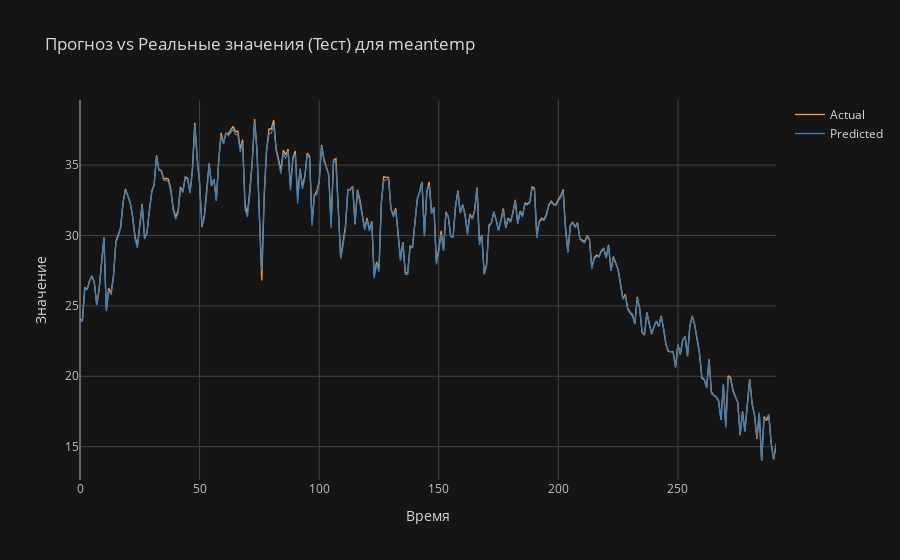
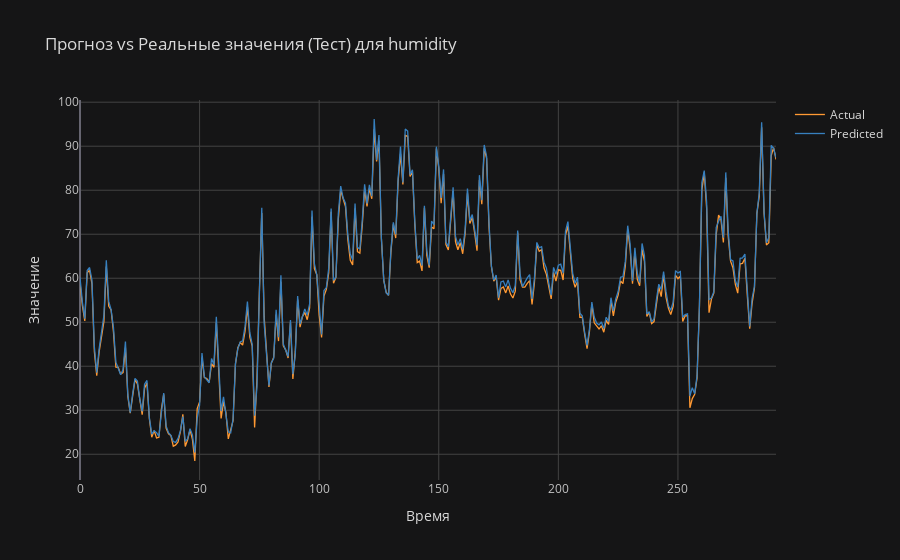
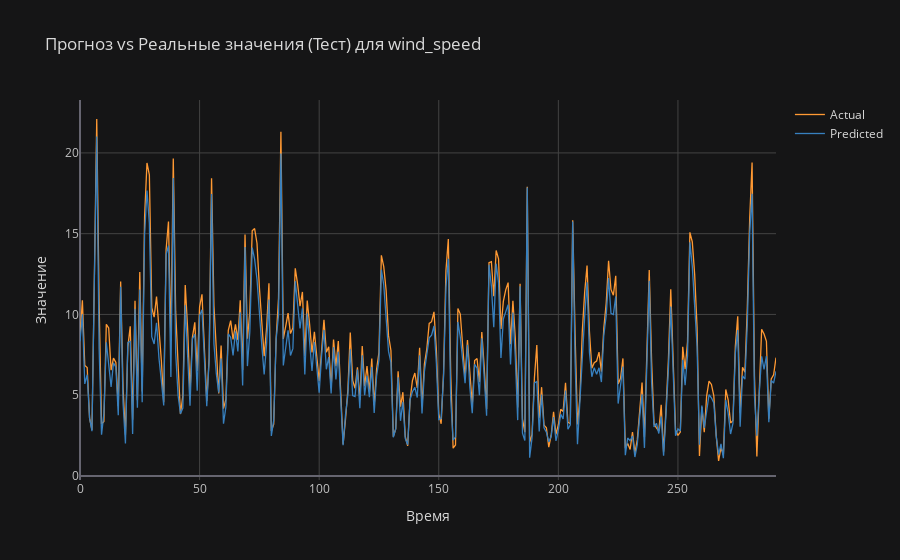
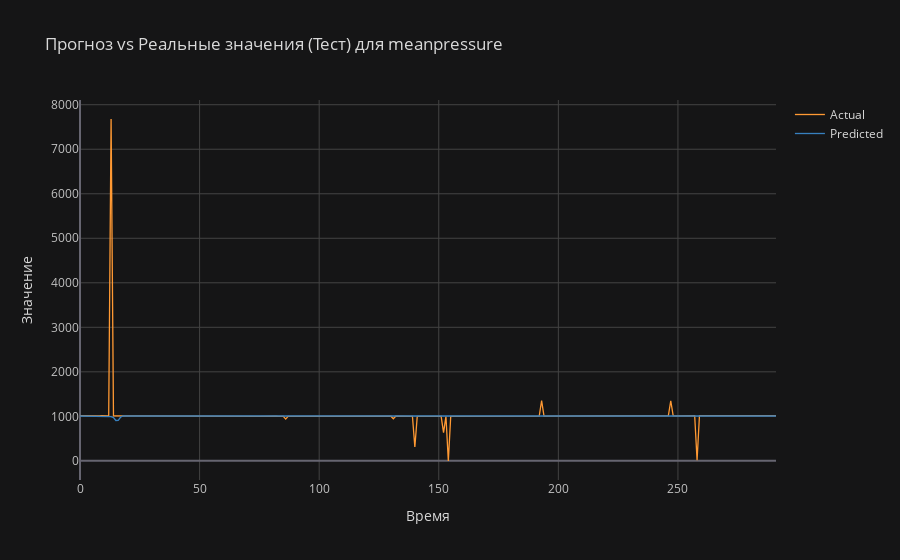

Notebook cell for these charts, in order:
### Code cell
# Визуализация результатов обучения модели
predictions_meantemp, y_test_actual_meantemp = trainer_meantemp.evaluate_model(X_test_meantemp, y_test_meantemp, preprocess_meantemp.scaler)
trainer_meantemp.plot_results(predictions_meantemp, y_test_actual_meantemp, preprocess_meantemp.feature_column)

predictions_humidity, y_test_actual_humidity = trainer_humidity.evaluate_model(X_test_humidity, y_test_humidity, preprocess_humidity.scaler)
trainer_humidity.plot_results(predictions_humidity, y_test_actual_humidity, preprocess_humidity.feature_column)

predictions_wind_speed, y_test_actual_wind_speed = trainer_wind_speed.evaluate_model(X_test_wind_speed, y_test_wind_speed, preprocess_wind_speed.scaler)
trainer_wind_speed.plot_results(predictions_wind_speed, y_test_actual_wind_speed, preprocess_wind_speed.feature_column)

predictions_meanpressure, y_test_actual_meanpressure = trainer_meanpressure.evaluate_model(X_test_meanpressure, y_test_meanpressure, preprocess_meanpressure.scaler)
trainer_meanpressure.plot_results(predictions_meanpressure, y_test_actual_meanpressure, preprocess_meanpressure.feature_column)

### Figure 1 — Plotly figure (JSON) as saved in the notebook; plotly's stock layout.template omitted (floating-point values rounded to 4 significant figures; data arrays with more than 128 entries replaced by an {"elided": "..."} marker saying what was removed)
{"data": [{"line": {"color": "rgba(255, 153, 51, 1.0)", "dash": "solid", "shape": "linear", "width": 1.3}, "mode": "lines", "name": "Actual", "text": "", "type": "scatter", "x": {"elided": "292 int values"}, "y": {"elided": "292 float values"}}, {"line": {"color": "rgba(55, 128, 191, 1.0)", "dash": "solid", "shape": "linear", "width": 1.3}, "mode": "lines", "name": "Predicted", "text": "", "type": "scatter", "x": {"elided": "292 int values"}, "y": {"elided": "292 float values"}}], "layout": {"legend": {"bgcolor": "#151516", "font": {"color": "#D9D9D9"}}, "paper_bgcolor": "#151516", "plot_bgcolor": "#151516", "title": {"font": {"color": "#D9D9D9"}, "text": "Прогноз vs Реальные значения (Тест) для meantemp"}, "xaxis": {"gridcolor": "#434343", "showgrid": true, "tickfont": {"color": "#C2C2C2"}, "title": {"font": {"color": "#D9D9D9"}, "text": "Время"}, "zerolinecolor": "#666570"}, "yaxis": {"gridcolor": "#434343", "showgrid": true, "tickfont": {"color": "#C2C2C2"}, "title": {"font": {"color": "#D9D9D9"}, "text": "Значение"}, "zerolinecolor": "#666570"}}}

### Figure 2 — Plotly figure (JSON) as saved in the notebook; plotly's stock layout.template omitted (floating-point values rounded to 4 significant figures; data arrays with more than 128 entries replaced by an {"elided": "..."} marker saying what was removed)
{"data": [{"line": {"color": "rgba(255, 153, 51, 1.0)", "dash": "solid", "shape": "linear", "width": 1.3}, "mode": "lines", "name": "Actual", "text": "", "type": "scatter", "x": {"elided": "292 int values"}, "y": {"elided": "292 float values"}}, {"line": {"color": "rgba(55, 128, 191, 1.0)", "dash": "solid", "shape": "linear", "width": 1.3}, "mode": "lines", "name": "Predicted", "text": "", "type": "scatter", "x": {"elided": "292 int values"}, "y": {"elided": "292 float values"}}], "layout": {"legend": {"bgcolor": "#151516", "font": {"color": "#D9D9D9"}}, "paper_bgcolor": "#151516", "plot_bgcolor": "#151516", "title": {"font": {"color": "#D9D9D9"}, "text": "Прогноз vs Реальные значения (Тест) для humidity"}, "xaxis": {"gridcolor": "#434343", "showgrid": true, "tickfont": {"color": "#C2C2C2"}, "title": {"font": {"color": "#D9D9D9"}, "text": "Время"}, "zerolinecolor": "#666570"}, "yaxis": {"gridcolor": "#434343", "showgrid": true, "tickfont": {"color": "#C2C2C2"}, "title": {"font": {"color": "#D9D9D9"}, "text": "Значение"}, "zerolinecolor": "#666570"}}}

### Figure 3 — Plotly figure (JSON) as saved in the notebook; plotly's stock layout.template omitted (floating-point values rounded to 4 significant figures; data arrays with more than 128 entries replaced by an {"elided": "..."} marker saying what was removed)
{"data": [{"line": {"color": "rgba(255, 153, 51, 1.0)", "dash": "solid", "shape": "linear", "width": 1.3}, "mode": "lines", "name": "Actual", "text": "", "type": "scatter", "x": {"elided": "292 int values"}, "y": {"elided": "292 float values"}}, {"line": {"color": "rgba(55, 128, 191, 1.0)", "dash": "solid", "shape": "linear", "width": 1.3}, "mode": "lines", "name": "Predicted", "text": "", "type": "scatter", "x": {"elided": "292 int values"}, "y": {"elided": "292 float values"}}], "layout": {"legend": {"bgcolor": "#151516", "font": {"color": "#D9D9D9"}}, "paper_bgcolor": "#151516", "plot_bgcolor": "#151516", "title": {"font": {"color": "#D9D9D9"}, "text": "Прогноз vs Реальные значения (Тест) для wind_speed"}, "xaxis": {"gridcolor": "#434343", "showgrid": true, "tickfont": {"color": "#C2C2C2"}, "title": {"font": {"color": "#D9D9D9"}, "text": "Время"}, "zerolinecolor": "#666570"}, "yaxis": {"gridcolor": "#434343", "showgrid": true, "tickfont": {"color": "#C2C2C2"}, "title": {"font": {"color": "#D9D9D9"}, "text": "Значение"}, "zerolinecolor": "#666570"}}}

### Figure 4 — Plotly figure (JSON) as saved in the notebook; plotly's stock layout.template omitted (floating-point values rounded to 4 significant figures; data arrays with more than 128 entries replaced by an {"elided": "..."} marker saying what was removed)
{"data": [{"line": {"color": "rgba(255, 153, 51, 1.0)", "dash": "solid", "shape": "linear", "width": 1.3}, "mode": "lines", "name": "Actual", "text": "", "type": "scatter", "x": {"elided": "292 int values"}, "y": {"elided": "292 float values"}}, {"line": {"color": "rgba(55, 128, 191, 1.0)", "dash": "solid", "shape": "linear", "width": 1.3}, "mode": "lines", "name": "Predicted", "text": "", "type": "scatter", "x": {"elided": "292 int values"}, "y": {"elided": "292 float values"}}], "layout": {"legend": {"bgcolor": "#151516", "font": {"color": "#D9D9D9"}}, "paper_bgcolor": "#151516", "plot_bgcolor": "#151516", "title": {"font": {"color": "#D9D9D9"}, "text": "Прогноз vs Реальные значения (Тест) для meanpressure"}, "xaxis": {"gridcolor": "#434343", "showgrid": true, "tickfont": {"color": "#C2C2C2"}, "title": {"font": {"color": "#D9D9D9"}, "text": "Время"}, "zerolinecolor": "#666570"}, "yaxis": {"gridcolor": "#434343", "showgrid": true, "tickfont": {"color": "#C2C2C2"}, "title": {"font": {"color": "#D9D9D9"}, "text": "Значение"}, "zerolinecolor": "#666570"}}}
